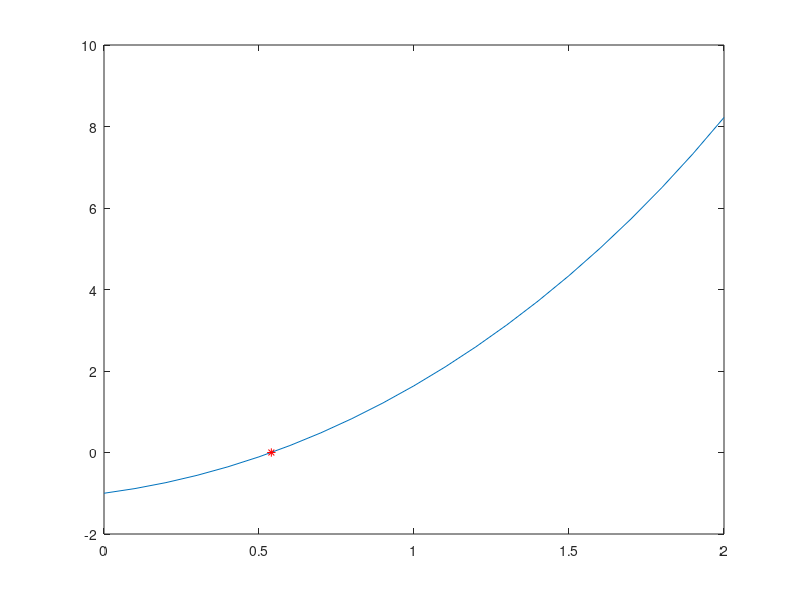

This chart was generated by the following MATLAB code:
function bissecao

  a = 0;
  b = 2; %intervalo [a, b]
  fa = funcao (a);
  fb = funcao (b);
  intervalo = 0.1; %quanto eu quero que varie
  x = [a:intervalo:b];
  y = funcao(x);
  plot(x,y) %plotar o gráfico da função
  hold on
  erro = 10^-15; %quanto eu quero de erro
  k = 0; %número de iterações
  fxm = 1; %inicia na metade de a e b

  while (abs(fxm) > erro) %enquanto nao tenho a precisão que preciso

    k=k+1; %numero de iteracoes
    xm = (a+b)/2; %bissecao
    fxm = funcao(xm);

    if (fa*fxm<0) %se tiver raiz reduz o intervalo

      b = xm;
      fb = fxm;

    else %continua procurando raiz

      a = xm;
      fa = fxm;

    end


  end

    k %printar numero de iteraçoes
    xm %mostrar x da raiz
    fxm %valor aproximado da raiz
    plot(xm, fxm, 'r*') %mostrar no grafico onde fica  a raiz
    hold on

end

function f = funcao(x)

  f = exp(x) - 2*cos(x); %funcao pedida na questao

end





